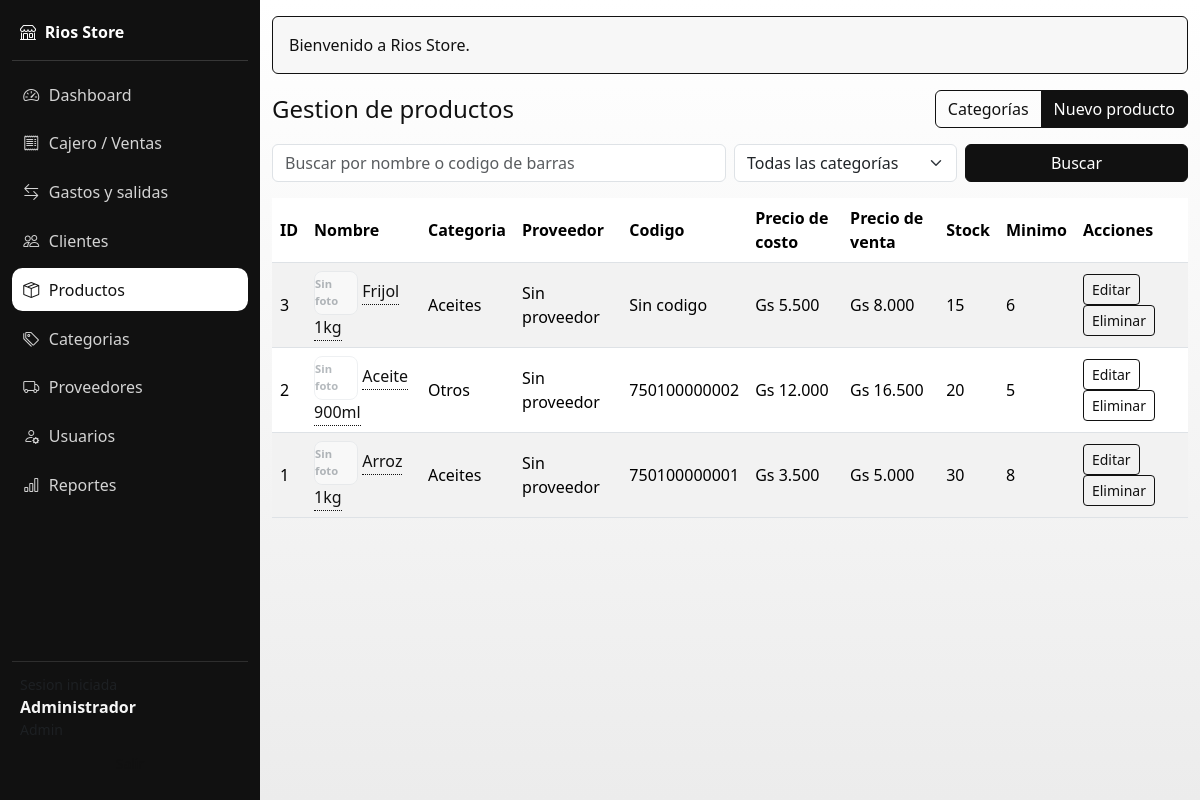
The app's page /app/productos/index.php (signed in) with its own data.
### tables this page shows
CREATE TABLE IF NOT EXISTS productos (
  id INT AUTO_INCREMENT PRIMARY KEY,
  nombre VARCHAR(150) NOT NULL,
  codigo_barras VARCHAR(80) NULL UNIQUE,
  precio_compra DECIMAL(10,2) NOT NULL,
  precio_venta DECIMAL(10,2) NOT NULL,
  stock INT NOT NULL DEFAULT 0,
  stock_minimo INT NOT NULL DEFAULT 5,
  activo TINYINT(1) NOT NULL DEFAULT 1,
  categoria_id INT,
  proveedor_id INT,
  imagen VARCHAR(255) NULL,
  created_at TIMESTAMP DEFAULT CURRENT_TIMESTAMP,
  CONSTRAINT fk_productos_categoria FOREIGN KEY (categoria_id) REFERENCES categorias(id) ON DELETE SET NULL,
  CONSTRAINT fk_productos_proveedor FOREIGN KEY (proveedor_id) REFERENCES proveedores(id) ON DELETE SET NULL
);

CREATE TABLE IF NOT EXISTS categorias (
  id INT AUTO_INCREMENT PRIMARY KEY,
  nombre VARCHAR(100) NOT NULL UNIQUE,
  descripcion VARCHAR(255),
  created_at TIMESTAMP DEFAULT CURRENT_TIMESTAMP
);

### app/includes/helpers.php (called while the page is built, shortened)
<?php
function get_flash(): ?array
{
    $flash = $_SESSION['flash'];
    return $flash;
}
function e(string $value): string
{
    return htmlspecialchars($value, ENT_QUOTES, 'UTF-8');
}
function public_url(string $path): string
{
    $path = trim($path);
    return BASE_URL . $path;
}
function format_gs(float $value): string
{
    return 'Gs ' . number_format(round_gs_to_500($value), 0, ',', '.');
}
function round_gs_to_500(float $value): int
{
    return (int) (round($value / 500) * 500);
}

### app/productos/index.php (the view, shortened to what this page needs)
<?php
require_once __DIR__ . '/../config/database.php';
require_once __DIR__ . '/../includes/helpers.php';
require_once __DIR__ . '/../includes/layout.php';
$pdo = getPDO();
$q = trim($_GET['q'] ?? '');
$filters = ['activo = 1'];
$params = [];
$sql = 'SELECT p.*, c.nombre as categoria, pr.nombre as proveedor FROM productos p
    LEFT JOIN categorias c ON p.categoria_id = c.id
    LEFT JOIN proveedores pr ON p.proveedor_id = pr.id
        WHERE ' . implode(' AND ', $filters) . '
        ORDER BY p.id DESC';
$stmt = $pdo->prepare($sql);
$stmt->execute($params);
$productos = $stmt->fetchAll();
render_header('Productos');
?>
<div class="d-flex flex-wrap justify-content-between align-items-center mb-3 gap-2">
    <h1 class="h4 mb-0">Gestion de productos</h1>
    <div class="btn-group" role="group">
        <?php if (($_SESSION['user']['rol'] ?? '') === 'admin'): ?>
            <a href="<?php echo BASE_URL; ?>/app/categorias/index.php" class="btn btn-outline-secondary">Categorías</a>
            <a href="<?php echo BASE_URL; ?>/app/productos/crear.php" class="btn btn-success">Nuevo producto</a>
        <?php endif; ?>
    </div>
</div>
<form class="row g-2 mb-3" method="get">
    <div class="col-12 col-md-6">
        <input type="text" name="q" class="form-control" value="<?php echo e($q); ?>" placeholder="Buscar por nombre o codigo de barras">
    </div>
    <div class="col-12 col-md-3">
        <select name="categoria" class="form-select">
            <option value="0">Todas las categorías</option>
        </select>
    </div>
    <div class="col-12 col-md-3">
        <button class="btn btn-primary w-100" type="submit">Buscar</button>
    </div>
</form>
<div class="table-responsive">
    <table class="table table-striped align-middle">
        <thead>
        <tr>
            <th>ID</th>
            <th>Nombre</th>
            <th>Categoria</th>
            <th>Proveedor</th>
            <th>Codigo</th>
            <th>Precio de costo</th>
            <th>Precio de venta</th>
            <th>Stock</th>
            <th>Minimo</th>
            <th>Acciones</th>
        </tr>
        </thead>
        <tbody>
        <?php foreach ($productos as $p): ?>
            <?php $low = (int) $p['stock'] < (int) $p['stock_minimo']; ?>
            <tr class="<?php echo $low ? 'table-warning' : ''; ?>">
                <td><?php echo (int) $p['id']; ?></td>
                <td>
                    <div class="product-name-wrapper" style="position: relative; display: inline-block;">
                        <?php if (!empty($p['imagen'])): ?>
                            <span class="product-thumb">
                                <img src="<?php echo e(public_url($p['imagen'])); ?>" alt="<?php echo e($p['nombre']); ?>">
                            </span>
                        <?php else: ?>
                            <span class="product-thumb placeholder">Sin foto</span>
                        <?php endif; ?>
                        <span class="product-name-link"><?php echo e($p['nombre']); ?></span>
                    </div>
                </td>
                <td><?php echo e($p['categoria'] ?? 'Sin categoría'); ?></td>
                <td><?php echo e($p['proveedor'] ?? 'Sin proveedor'); ?></td>
                <td><?php echo e($p['codigo_barras'] ?? 'Sin codigo'); ?></td>
                <td><?php echo e(format_gs((float) $p['precio_compra'])); ?></td>
                <td><?php echo e(format_gs((float) $p['precio_venta'])); ?></td>
                <td><?php echo (int) $p['stock']; ?></td>
                <td><?php echo (int) $p['stock_minimo']; ?></td>
                <td>
                    <?php if (($_SESSION['user']['rol'] ?? '') === 'admin'): ?>
                        <a href="<?php echo BASE_URL; ?>/app/productos/editar.php?id=<?php echo (int) $p['id']; ?>" class="btn btn-sm btn-outline-primary">Editar</a>
                        <a href="<?php echo BASE_URL; ?>/app/productos/eliminar.php?id=<?php echo (int) $p['id']; ?>" class="btn btn-sm btn-outline-danger" onclick="return confirm('Eliminar producto?');">Eliminar</a>
                    <?php else: ?>
                        <span class="text-muted small">Solo admin</span>
                    <?php endif; ?>
                </td>
            </tr>
        <?php endforeach; ?>
        </tbody>
    </table>
</div>
<?php render_footer();

### app/includes/layout.php (shortened to what this page needs)
<?php
require_once __DIR__ . '/helpers.php';
function render_header(string $title): void
{
    $user = $_SESSION['user'] ?? null;
    $flash = get_flash();
    $currentPath = parse_url($_SERVER['REQUEST_URI'] ?? '', PHP_URL_PATH) ?: '';
    $isActive = static function (string $needle) use ($currentPath): bool {
        return strpos($currentPath, $needle) !== false;
    };
    ?>
    <!doctype html>
    <html lang="es">
    <head>
        <link href="https://cdn.jsdelivr.net/npm/bootstrap@5.3.3/dist/css/bootstrap.min.css" rel="stylesheet">
        <link href="https://cdn.jsdelivr.net/npm/bootstrap-icons@1.11.3/font/bootstrap-icons.css" rel="stylesheet">
        <link href="<?php echo public_url('/app/assets/css/styles.css'); ?>" rel="stylesheet">
    </head>
    <body>
    <?php if ($user): ?>
        <div class="app-shell">
            <aside class="app-sidebar" id="appSidebar">
                <div class="sidebar-brand">
                    <a href="<?php echo BASE_URL; ?>/app/dashboard.php" class="brand-link">
                        <i class="bi bi-shop"></i>
                        <span><?php echo e(APP_NAME); ?></span>
                    </a>
                </div>
                <nav class="sidebar-nav">
                    <a class="sidebar-link <?php echo $isActive('/app/dashboard') && !$isActive('/app/dashboard/reportes.php') ? 'active' : ''; ?>" href="<?php echo BASE_URL; ?>/app/dashboard.php">
                        <i class="bi bi-speedometer2"></i><span>Dashboard</span>
                    </a>
                    <a class="sidebar-link <?php echo $isActive('/app/ventas') ? 'active' : ''; ?>" href="<?php echo BASE_URL; ?>/app/ventas/index.php">
                        <i class="bi bi-receipt"></i><span>Cajero / Ventas</span>
                    </a>
                    <a class="sidebar-link <?php echo $isActive('/app/movimientos') ? 'active' : ''; ?>" href="<?php echo BASE_URL; ?>/app/movimientos/index.php">
                        <i class="bi bi-arrow-left-right"></i><span>Gastos y salidas</span>
                    </a>
                    <a class="sidebar-link <?php echo $isActive('/app/clientes') ? 'active' : ''; ?>" href="<?php echo BASE_URL; ?>/app/clientes/index.php">
                        <i class="bi bi-people"></i><span>Clientes</span>
                    </a>
                    <a class="sidebar-link <?php echo $isActive('/app/productos') ? 'active' : ''; ?>" href="<?php echo BASE_URL; ?>/app/productos/index.php">
                        <i class="bi bi-box-seam"></i><span>Productos</span>
                    </a>
                    <a class="sidebar-link <?php echo $isActive('/app/categorias') ? 'active' : ''; ?>" href="<?php echo BASE_URL; ?>/app/categorias/index.php">
                        <i class="bi bi-tags"></i><span>Categorias</span>
                    </a>
                    <?php if (($user['rol'] ?? '') === 'admin'): ?>
                    <a class="sidebar-link <?php echo $isActive('/app/proveedores') ? 'active' : ''; ?>" href="<?php echo BASE_URL; ?>/app/proveedores/index.php">
                        <i class="bi bi-truck"></i><span>Proveedores</span>
                    </a>
                    <?php endif; ?>
                    <?php if (($user['rol'] ?? '') === 'admin'): ?>
                    <a class="sidebar-link <?php echo $isActive('/app/usuarios') ? 'active' : ''; ?>" href="<?php echo BASE_URL; ?>/app/usuarios/index.php">
                        <i class="bi bi-person-gear"></i><span>Usuarios</span>
                    </a>
                    <?php endif; ?>
                    <a class="sidebar-link <?php echo $isActive('/app/dashboard/reportes.php') ? 'active' : ''; ?>" href="<?php echo BASE_URL; ?>/app/dashboard/reportes.php">
                        <i class="bi bi-bar-chart"></i><span>Reportes</span>
                    </a>
                </nav>
                <div class="sidebar-user">
                    <div class="small text-muted">Sesion iniciada</div>
                    <div class="fw-semibold"><?php echo e($user['nombre']); ?></div>
                    <div class="small text-muted text-capitalize mb-2"><?php echo e($user['rol']); ?></div>
                    <a class="btn btn-outline-secondary btn-sm w-100" href="<?php echo BASE_URL; ?>/app/auth/logout.php">Salir</a>
                </div>
            </aside>
            <div class="app-content">
                <main class="container-fluid app-main pb-4">
    <?php else: ?>
        <main class="container pb-5 pt-4">
    <?php endif; ?>
        <?php if ($flash): ?>
            <div class="alert alert-<?php echo $flash['type'] === 'error' ? 'danger' : 'success'; ?>" role="alert">
                <?php echo e($flash['message']); ?>
            </div>
        <?php endif; ?>
    <?php
}
function render_footer(): void
{
    $user = $_SESSION['user'] ?? null;
    ?>
    </main>
    <?php if ($user): ?>
            </div>
        </div>
    <?php endif; ?>
    </body>
    </html>
    <?php
}

### app/assets/css/styles.css (style rules this page uses)
:root { --bs-primary: #111111; --bs-primary-rgb: 17, 17, 17; --bs-secondary: #5f5f5f; --bs-secondary-rgb: 95, 95, 95; --bs-success: #111111; --bs-success-rgb: 17, 17, 17; --bs-danger: #262626; --bs-danger-rgb: 38, 38, 38; --bs-info: #404040; --bs-info-rgb: 64, 64, 64; }
body { background: linear-gradient(180deg, #ffffff 0%, #ececec 100%); color: #111111; }
.app-shell { display: flex; min-height: 100vh; }
.app-sidebar { width: 260px; background: #111111; color: #f5f5f5; display: flex; flex-direction: column; padding: 1rem 0.75rem; position: sticky; top: 0; height: 100vh; }
.sidebar-brand { padding: 0.25rem 0.5rem 1rem; border-bottom: 1px solid rgba(255, 255, 255, 0.16); margin-bottom: 0.75rem; }
.brand-link { color: #ffffff; text-decoration: none; font-weight: 700; display: flex; align-items: center; gap: 0.55rem; }
.sidebar-nav { display: flex; flex-direction: column; gap: 0.35rem; }
.sidebar-link { color: #d4d4d4; text-decoration: none; padding: 0.6rem 0.7rem; border-radius: 0.65rem; display: flex; align-items: center; gap: 0.6rem; transition: background-color 0.2s ease, color 0.2s ease; }
.sidebar-link:hover, .sidebar-link.active { background: #ffffff; color: #111111; }
.sidebar-user { margin-top: auto; border-top: 1px solid rgba(255, 255, 255, 0.12); padding: 0.75rem 0.5rem 0.3rem; }
.app-content { flex: 1; min-width: 0; }
.app-main { padding-top: 1rem; }
.btn-primary, .btn-success, .btn-dark { background: #111111; border-color: #111111; color: #ffffff; }
.btn-outline-primary, .btn-outline-secondary, .btn-outline-danger { color: #111111; border-color: #111111; }
.alert-success, .alert-danger { border-color: #111111; background: #f7f7f7; color: #111111; }
table td, table th { vertical-align: middle; }
.table-responsive { -webkit-overflow-scrolling: touch; }
.product-name-wrapper { cursor: pointer; display: inline-flex; align-items: center; gap: 0.55rem; }
.product-thumb { width: 44px; height: 44px; border-radius: 0.5rem; border: 1px solid #dee2e6; background: #fff; display: inline-flex; align-items: center; justify-content: center; overflow: hidden; flex: 0 0 auto; }
.product-thumb.placeholder { color: #6c757d; font-size: 0.7rem; font-weight: 600; }
.product-name-link { position: relative; padding-bottom: 2px; border-bottom: 1px dotted #111111; color: #111111; transition: all 0.2s ease; }

### records on screen
productos: id "3", shows "Sin foto", nombre "Frijol 1kg", categoria.nombre "Aceites", proveedor "Sin proveedor", codigo_barras "Sin codigo", precio_compra "Gs 5.500", precio_venta "Gs 8.000", stock "15", stock_minimo "6"
productos: id "2", shows "Sin foto", nombre "Aceite 900ml", categoria.nombre "Otros", proveedor "Sin proveedor", codigo_barras "750100000002", precio_compra "Gs 12.000", precio_venta "Gs 16.500", stock "20", stock_minimo "5"
productos: id "1", shows "Sin foto", nombre "Arroz 1kg", categoria.nombre "Aceites", proveedor "Sin proveedor", codigo_barras "750100000001", precio_compra "Gs 3.500", precio_venta "Gs 5.000", stock "30", stock_minimo "8"

### other values on screen
APP_NAME "Rios Store"
$user['nombre'] "Administrador"
$flash['message'] "Bienvenido a Rios Store."
